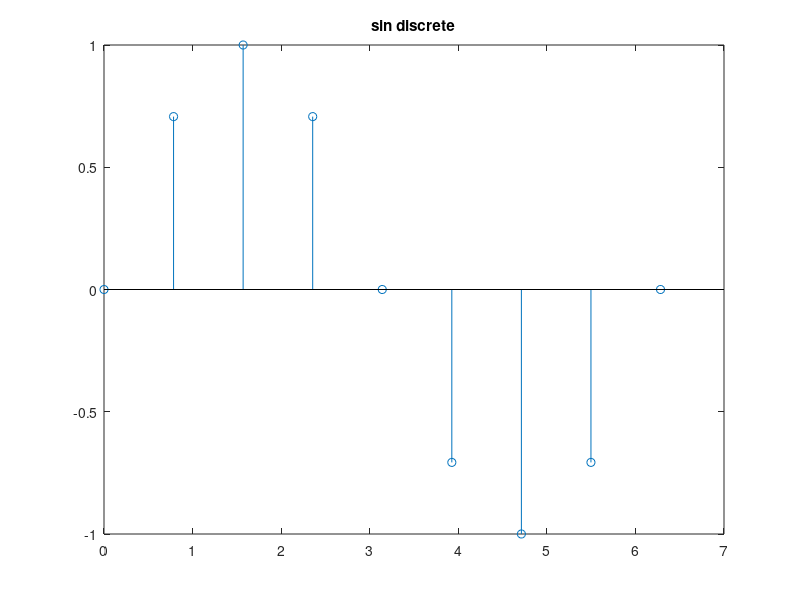

Here is the MATLAB script that generated this plot:
%Program for discrete time sin signal
clc; clear all; close all;
t = 0: pi/4 : 2*pi;
y = sin(t);
stem(t,y);
title('sin discrete');
